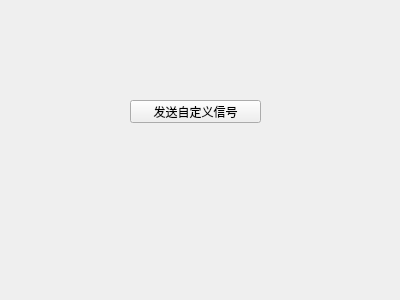
<?xml version="1.0" encoding="UTF-8"?>
<ui version="4.0">
 <class>Widget</class>
 <widget class="QWidget" name="Widget">
  <property name="geometry">
   <rect>
    <x>0</x>
    <y>0</y>
    <width>400</width>
    <height>300</height>
   </rect>
  </property>
  <property name="windowTitle">
   <string>Widget</string>
  </property>
  <widget class="QPushButton" name="pushButton">
   <property name="geometry">
    <rect>
     <x>130</x>
     <y>100</y>
     <width>131</width>
     <height>23</height>
    </rect>
   </property>
   <property name="text">
    <string>发送自定义信号</string>
   </property>
  </widget>
 </widget>
 <layoutdefault spacing="6" margin="11"/>
 <resources/>
 <connections/>
</ui>
